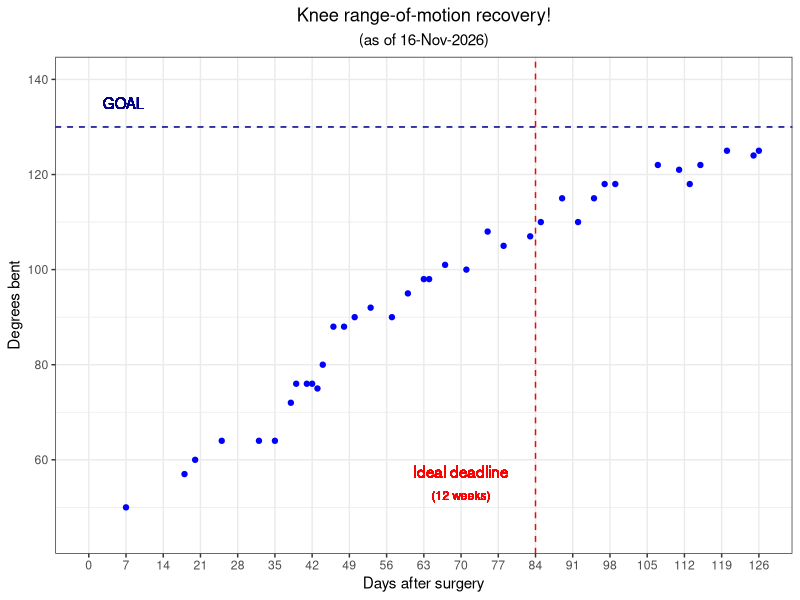

Here is the R script that generated this plot:
library(tidyverse)

df <- read.table("knee-range-of-motion.tsv", sep = "\t", header = TRUE)

curr_date <- format(Sys.time(), "%d-%b-%Y")

## plotting with days on X axis
max_day_for_plot <- ceiling(df[2] %>% max() / 7) * 7

plot <- ggplot(df, aes(x = Days.after.surgery, y = Degrees.bent)) + geom_point(color = "blue") +
    labs(y = "Degrees bent", x = "Days after surgery", title = "Knee range-of-motion recovery!",
         subtitle = paste0("(as of ", curr_date, ")")) +
    ylim(45,140) +
    scale_x_continuous(breaks=seq(0,max_day_for_plot,7), limits = c(0,max_day_for_plot), minor_breaks = NULL) +
    geom_hline(yintercept = 130, linetype = "dashed", color = "darkblue") +
    geom_text(x = 6.6, y = 135, label = "GOAL", color = "darkblue") +
    geom_vline(xintercept = 84, linetype = "dashed", color = "red") +
    geom_text(x = 70, y = 57.5, label = "Ideal deadline", color = "red") +
    geom_text(x = 70, y = 52.5, label = "(12 weeks)", color = "red", size = 3) +
    theme_bw() +
    theme(plot.title = element_text(hjust = 0.5), plot.subtitle = element_text(hjust = 0.5))


## plotting with weeks on X axis
# num_total_weeks <- ceiling(df[2] %>% max() / 7)
#
# plot <- ggplot(df, aes(x = Days.after.surgery / 7, y = Degrees.bent)) + geom_point(color = "blue") +
#     labs(y = "Degrees bent", x = "Weeks after surgery", title = "Knee range-of-motion recovery!",
#          subtitle = paste0("(", curr_date, ")")) +
#     ylim(45,140) +
#     scale_x_continuous(breaks=seq(0, num_total_weeks, 1), limits = c(0, num_total_weeks), minor_breaks = NULL) +
#     geom_hline(yintercept = 130, linetype = "dashed", color = "darkblue") +
#     geom_text(x = 1, y = 135, label = "GOAL", color = "darkblue") +
#     geom_vline(xintercept = 12, linetype = "dashed", color = "red") +
#     geom_text(x = 10.35, y = 55.45, label = "Ideal deadline", color = "red") +
#     theme_bw() +
#     theme(plot.title = element_text(hjust = 0.5), plot.subtitle = element_text(hjust = 0.5))

# writing out pdf
pdf(paste0(curr_date, "-knee-ROM-progress.pdf"), width = 5, height = 4)
plot
dev.off()
